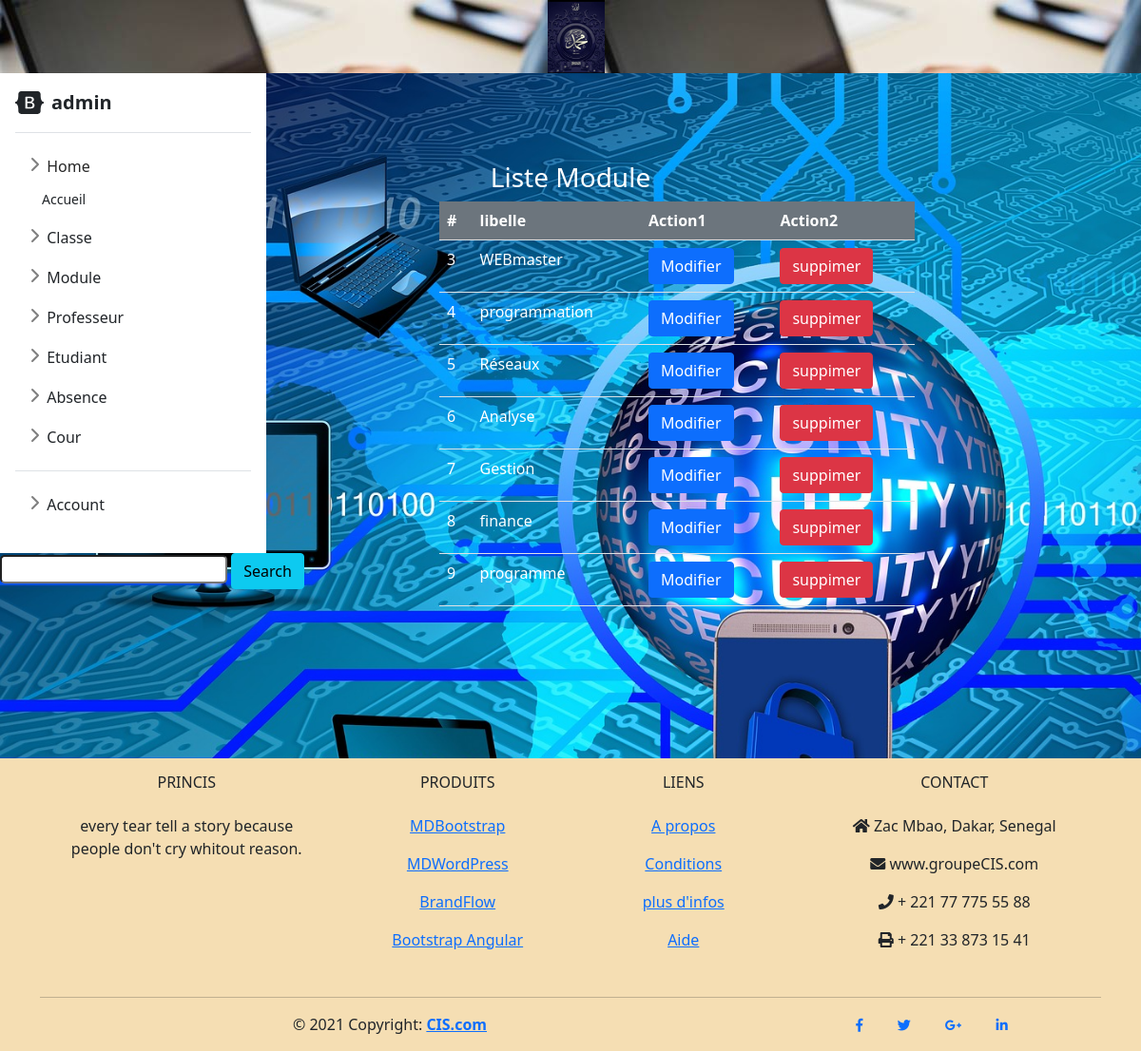
Page /?page=mod (signed in) on the committed database.
### tables this page shows
CREATE TABLE `module` (
  `idM` int(11) NOT NULL,
  `libelleM` varchar(30) NOT NULL
);

### Model/module.php (called while the page is built, shortened)
<?php
    function listMod(){
        $sql = "SELECT * FROM module";
        return executeSQL($sql);
    }
?>

### Model/db.php (called while the page is built)
<?php
    function getConnexion(){
        $host="localhost";
        $user="root";
        $password="";
        $dbname="projet";
        $con = mysqli_connect($host,$user,$password,$dbname);
        return $con;
    }
    function executeSQL($sql){
        $exe = mysqli_query(getConnexion(),$sql);
        return $exe;
    }
?>

### View/module/mod.php (the view, shortened to what this page needs)
<!DOCTYPE html>
<html lang="en">
<head>
	<link rel="stylesheet" href="../../style/bootstrap-5.0.0-beta2-dist/css/bootstrap.min.css">
  <link rel="stylesheet" href="https://cdnjs.cloudflare.com/ajax/libs/font-awesome/5.1.1/css/all.css">
</head>
<body>
    <form method="GET" action="?page=mod">
        <input type="text" name="key" style="border-radius: 5px;">
        <button type="submit" class="btn btn-info">Search</button>
    </form>
    <div class="container col-md-6 col-md-offset-3" style="margin-top: -450px;">
        <div class="panel panel-info">
            <div class="panel-heading" style="text-align: center; color:white;"><h3>Liste Module</h3></div>
            <div class="panel-body">
                <table class="table table-condensed table-novel table-hover" style="color: white; width: 500px; margin-left: 150px;">
                    <tr class="bg-secondary">
                        <th>#</th>
                        <th>libelle</th>
                        <th>Action1</th>
                        <th>Action2</th>
                    </tr>
                    <?php
                        while ($tab = mysqli_fetch_row($liste)) {
                            echo "<tr>
                                    <td>$tab[0]</td>
                                    <td>$tab[1]</td>
                                    <td><a href='?page=editmod&ok=$tab[0]' class='btn btn-primary'>Modifier</a></td>
                                    <td><a onclick = 'return confirmation();' class='btn btn-danger' href='Controller/module.php?ok=$tab[0]'>suppimer</a></td>
                                 </tr>";
                        }
                    ?>
                </table>
            </div>
        </div>
    </div>
    <?php
        require_once 'PHP/footer.php';
    ?>
</body>
</html>

### Style/sidebars.css (style rules this page uses)
body { min-height: 100vh; min-height: -webkit-fill-available; }
html { height: -webkit-fill-available; }

### rows in the picture
module: idM "3", libelleM "WEBmaster"
module: idM "4", libelleM "programmation"
module: idM "5", libelleM "Réseaux"
module: idM "6", libelleM "Analyse"
module: idM "7", libelleM "Gestion"
module: idM "8", libelleM "finance"
module: idM "9", libelleM "programme"

### other values in the picture
$_SESSION['login'] "admin"
